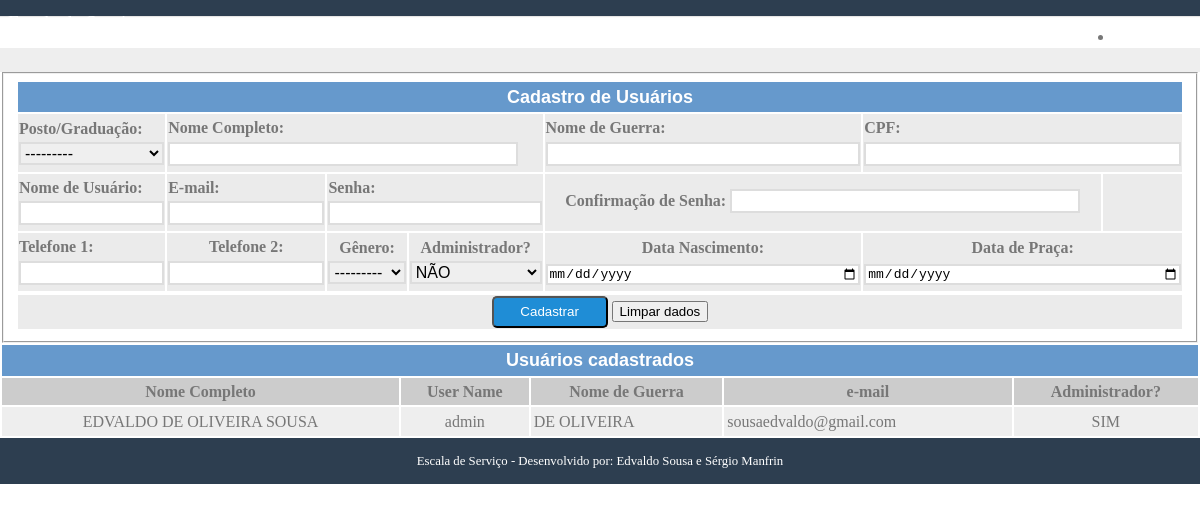
Page /usuario/cadastre-se/ on the committed database.
### usuario/models.py (models this page shows, shortened)
class User(AbstractBaseUser, PermissionsMixin):
    username = models.CharField(
        'Nome de Usuário', max_length=30, unique=True,
        validators=[validators.RegexValidator(re.compile('^[\w.@+-]+$'),
            'O nome de usuário só pode conter letras, digitos ou os '
            'seguintes caracteres: @/./+/-/_', 'invalid')]
    )
    email = models.EmailField('E-mail', unique=True)
    nome = models.CharField('Nome Completo', max_length=100, null=True, blank=True)
    cpf = models.CharField(
        'CPF', max_length=11, null=True,
        validators=[validators.RegexValidator(re.compile(r"[0-9]"),
            'CPF só pode conter digitos de 0 a 9', 'invalid')],
    )
    nome_guerra = models.CharField('Nome de Guerra', null=True, max_length=40, blank=True)
    POSTO_CHOICES = [(5, "Cel"), (6, "T Cel"), (7, "Maj"),
        (8, "Cap"), (9, "1º Ten"), (10, "2º Ten"), (11, "Asp"),
        (18, "S Ten"), (19, "1º Sgt"), (20, "2º Sgt"), (21, "3º Sgt"),
        (22, "Cb EP"), (23, "Cb EV"), (24, "SD PQDT EP"), (27, "SD EP"), (28, "SD EV")
    ]
    posto = models.IntegerField('Posto/Graduação', null=True, choices = POSTO_CHOICES, blank=True)
    GENDER_CHOICES =((1, "Masculino"), (2, "Feminino"), )
    sexo = models.IntegerField('Gênero', null=True, choices=GENDER_CHOICES, blank=True)
    tel1 = models.CharField('Telefone 1', max_length=15, null=True, blank=True)
    tel2 = models.CharField('Telefone 2', max_length=15, null=True, blank=True)
    data_nasc = models.DateField('Data Nascimento', null=True, blank=True)
    data_praca = models.DateField('Data de Praça',null=True, blank=True)
    is_active = models.BooleanField('Está ativo?', blank=True, default=True)
    IS_STAFF_CHOICES= [(1, "SIM"), (0, "NÃO")]
    is_staff = models.BooleanField('Administrador?', blank=True, default=0, choices=IS_STAFF_CHOICES)
    data_cadastro = models.DateTimeField('Data de Cadastro', auto_now_add=True)
    objects = UserManager()
    USERNAME_FIELD = 'username'
    REQUIRED_FIELDS = ['email']
    class Meta:
        verbose_name = 'Usuário'
        verbose_name_plural = 'Usuários'

### usuario/views.py (the view)
def register(request):
    template_name = 'register.html'
    if request.method == 'POST':
        form = RegisterForm(request.POST)
        if form.is_valid():
            user = form.save()
            user = authenticate(
                username=user.username, password=form.cleaned_data['password1']
            )
            login(request, user)
            return redirect('core:home')
    else:
        form = RegisterForm()
    context = {
        'form': form
    }
    usuarios = listar_usuarios(request)
    context = {'form': form, 'usuarios': usuarios}
    return render(request, template_name, context)

### usuario/forms.py (shortened to what this page needs)
class RegisterForm(forms.ModelForm):
    password1 = forms.CharField(label='Senha', widget=forms.PasswordInput)
    password2 = forms.CharField(
        label='Confirmação de Senha', widget=forms.PasswordInput
    )
    class Meta:
        model = User
        fields = ['username', 'nome', 'email', 'sexo', 'is_staff', 'posto',
                  'cpf','nome_guerra','tel1', 'tel2','data_nasc','data_praca']

### usuario/views.py (called while the page is built)
def listar_usuarios(request, pagina=1):
    usuario_list = User.objects.all()
    page = request.GET.get('page', pagina)
    paginator = Paginator(usuario_list, 20)
    try:
        usuarios = paginator.page(page)
    except PageNotAnInteger:
        usuarios = paginator.page(1)
    except EmptyPage:
        usuarios = paginator.page(paginator.num_pages)
    return usuarios

### usuario/templates/register.html (shortened to what this page needs)
{% extends "listar_usuarios.html" %}
{% load widget_tweaks %} #usado para renderizar os campos dos forms
{% block register %}
<div class = "splash">
</div>
<form class="pure-form pure-form-aligned" method="post">
  <fieldset>
    <table class="table full" align="center">
    <tr bgcolor="#6699CC">
      <td colspan="45">
      <div align="center"><font face="Arial" size="4" color="#FFFFFF"><b>Cadastro de Usuários</b></font></div></td>
    </tr>
    <tr bgcolor="ebebeb">
      <td colspan="10" width="5%">
        <div class="control-group">
            {{ form.posto.label_tag }}
        </div>
        <div class="control-group">
            {{ form.posto }}
        </div>
      </td>
      <td colspan="20" width="20%">
        <div class="control-group">
          {{ form.nome.label_tag }}
        </div>
        <div class="control-group">
          {{ form.nome}}
        </div>
      </td>
      <td colspan="8" width="20%">
        <div class="control-group">
            {{ form.nome_guerra.label_tag }}
        </div>
        <div class="control-group">
            {{ form.nome_guerra }}
        </div>
      </td>
      <td colspan="7" width="20%">
        <div class="control-group">
            {{ form.cpf.label_tag }}
        </div>
        <div class="control-group">
            {{ form.cpf }}
        </div>
      </td>
		</tr>
    <tr bgcolor="ebebeb">
      <td colspan="10" width="10%">
        <div class="control-group">
            {{ form.username.label_tag }}
        </div>
        <div class="control-group">
              {{ form.username }}
        </div>
      </td>
      <td colspan="10" width="10%">
        <div class="control-group">
            {{ form.email.label_tag }}
        </div>
        <div class="control-group">
            {{ form.email }}
        </div>
      </td>
      <td colspan="10" width="5%">
        <div class="control-group">
            {{ form.password1.label_tag }}
            {{ form.password1 }}
        </div>
      </td>
      <td colspan="10" width="5%">
        <div class="control-group" align="center">
            {{ form.password2.label_tag }}
            {{ form.password2 }}
        </div>
      </td>
      <td colspan="5" width="5%"></div>
    <tr bgcolor="ebebeb">
       <td colspan="10" width="5%">
        <div class="control-group">
            {{ form.tel1.label_tag }}
            {{ form.tel1 }}
        </div>
      </td>
      <td colspan="10" width="5%">
        <div class="control-group" align="center">
            {{ form.tel2.label_tag }}
            {{ form.tel2 }}
        </div>
      </td>
      <td colspan="5" width="5%">
      <div class="control-group" align="center">
          {{ form.sexo.label_tag }}
        {{ form.sexo }}
      </div>
      <td colspan="5" width="5%">
      <div class="control-group" align="center">
          {{ form.is_staff.label_tag }}
        {{ form.is_staff }}
      </div>
      <td colspan="8" width="5%">
          <div class="control-group" align="center">
            {{ form.data_nasc.label_tag }}
            {% render_field form.data_nasc type="date" size="3" %}
          </div>
      <td colspan="7" width="5%">
          <div class="control-group" align="center">
            {{ form.data_praca.label_tag }}
            {% render_field form.data_praca type="date" size="2" %}
          </div>
      </td>
      </tr>
  <table class="table full" align="center">
   <tr bgcolor="ebebeb">
     <td>
       <div class="controls" align = "center">
           <button type="submit" class="pure-button pure-button-primary">Cadastrar</button>
           <button type="reset" class="pure-button ">Limpar dados</button>
       </div>
     </td>
   </tr>
  </table>
{% endblock %}

### usuario/templates/listar_usuarios.html (shortened to what this page needs)
{% extends "base.html" %}
{% block content %}
{% block register %}{% endblock %}
<table class="table full" align="center" id="minhaTabela">
  <thead>
    <th colspan="10" bgcolor="#6699CC">
      <div align="center"><font face="Arial" size="4"><b><font color="#FFFFFF">Usuários cadastrados</font></b></font></div>
    </th>
    <tr bgcolor="cccccc">
      <th>Nome Completo</th>
      <th>User Name</th>
      <th>Nome de Guerra</th>
      <th>e-mail</th>
      <th>Administrador?</th>
    </tr>
  </thead>
  <tbody>
    {% for usuario in usuarios %}
      <tr bgcolor="ebebeb">
        <td align = center >{{ usuario.nome }}</td>
        <td align = center >{{ usuario.username }}</td>
        <td>{{ usuario.nome_guerra }}</td>
        <td >{{ usuario.email }}</td>
        <td >{{ usuario.get_is_staff_display }}</td>
      </tr>
    {% endfor %}
  </tbody>
</table>
{% endblock %}

### core/static/css/styles.css (style rules this page uses)
* { -webkit-box-sizing: border-box; -moz-box-sizing: border-box; box-sizing: border-box; }
body { margin: 0 auto; line-height: 1.7em; }
.splash { margin: 0 auto; padding: 1.5em 1em 0; background: #eee; }
.pure-form label { margin: 1em 0 0; font-weight: bold; font-size: 100%; }
.pure-form input[type], .pure-form textarea, .pure-form select { border: 2px solid #ddd; box-shadow: none; font-size: 100%; width: 100%; max-width: 350px; margin-bottom: 0.3em; }
.pure-button-primary { background-color: #1f8dd6; color: white; padding: 0.5em 2em; border-radius: 5px; }
table.full { width: 100%; }
body { min-width: 320px; color: #777; line-height: 1.6; }
#minhaTabela tr td { padding:1.5px 3px; cursor: pointer; }
#minhaTabela tr td:last-child { text-align: center; }
#minhaTabela tr:nth-child(odd) { background-color: #eee; }

### rows in the picture
User: nome "EDVALDO DE OLIVEIRA SOUSA", username "admin", nome_guerra "DE OLIVEIRA", email "sousaedvaldo@gmail.com", is_staff "SIM"
